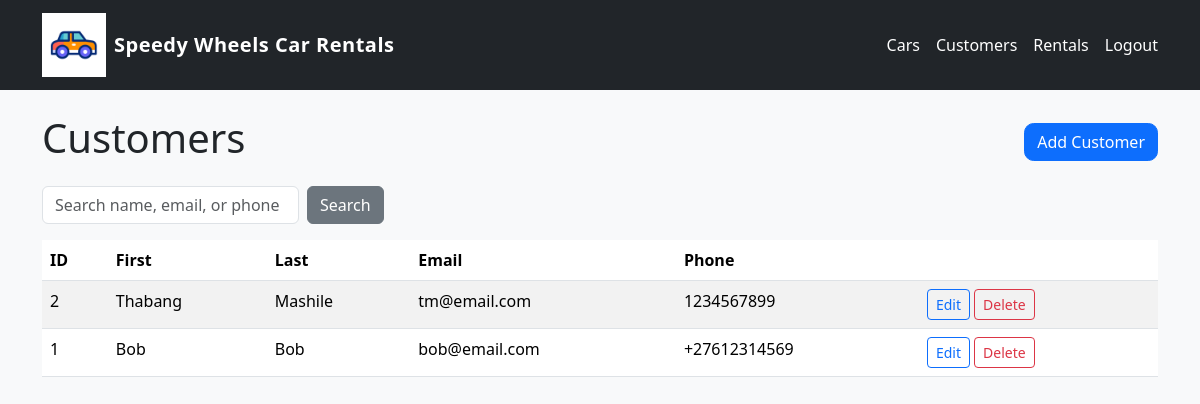
Page /pages/customers_list.php (signed in) on the committed database.
### tables this page shows
CREATE TABLE `customers` (
  `id` int(11) NOT NULL,
  `first_name` varchar(50) NOT NULL,
  `last_name` varchar(50) NOT NULL,
  `email` varchar(125) NOT NULL,
  `phone` varchar(12) DEFAULT NULL
);

### pages/customers_list.php (the view, shortened to what this page needs)
<?php
require __DIR__ . '/../includes/db.php';
require __DIR__ . '/../includes/header.php';
$search_text = '';
$sql_query = "SELECT * FROM customers";
$sql_query .= " ORDER BY id DESC";
$result_customers = mysqli_query($database_connection, $sql_query);
?>
<div class="d-flex justify-content-between align-items-center mb-3">
  <h1>Customers</h1>
  <a class="btn btn-primary" href="customer_add.php">Add Customer</a>
</div>
<form class="row g-2 mb-3" method="get">
  <div class="col-auto">
    <input class="form-control" name="search" placeholder="Search name, email, or phone"
      value="<?php echo htmlspecialchars($search_text); ?>">
  </div>
  <div class="col-auto"><button class="btn btn-secondary" type="submit">Search</button></div>
</form>
<table class="table table-striped">
  <thead>
    <tr>
      <th>ID</th>
      <th>First</th>
      <th>Last</th>
      <th>Email</th>
      <th>Phone</th>
      <th></th>
    </tr>
  </thead>
  <tbody>
    <?php while ($row = mysqli_fetch_assoc($result_customers)): ?>
      <tr>
        <td><?php echo (int) $row['id']; ?></td>
        <td><?php echo htmlspecialchars($row['first_name']); ?></td>
        <td><?php echo htmlspecialchars($row['last_name']); ?></td>
        <td><?php echo htmlspecialchars($row['email']); ?></td>
        <td><?php echo htmlspecialchars($row['phone']); ?></td>
        <td class="text-nowrap">
          <a class="btn btn-sm btn-outline-primary"
            href="customer_edit.php?customer_id=<?php echo (int) $row['id']; ?>">Edit</a>
          <a class="btn btn-sm btn-outline-danger"
            href="customer_delete.php?customer_id=<?php echo (int) $row['id']; ?>">Delete</a>
        </td>
      </tr>
    <?php endwhile; ?>
  </tbody>
</table>
<?php require __DIR__ . '/../includes/footer.php'; ?>

### css/styles.css (style rules this page uses)
body { background-color: #f7f8fa; }
.btn-primary { border-radius: 0.6rem; }

### rows in the picture
customers: id "2", first_name "Thabang", last_name "Mashile", email "tm@email.com", phone "1234567899"
customers: id "1", first_name "Bob", last_name "Bob", email "bob@email.com", phone "+27612314569"
